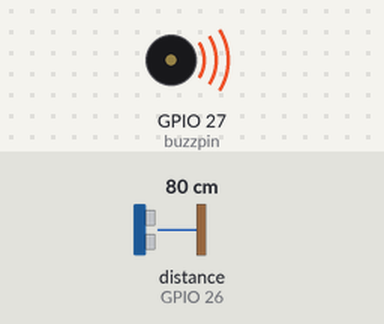
The sketch below on a simulated ESP32. Shown: buzzer (waves = sounding). Wiring (inferred from the names in the program): ultrasonic range finder: trigger GPIO 25; echo GPIO 26. The inputs (shaded band) are chosen by the test bench; at power-on: distance to the obstacle (sensor on GPIO 26) 80 cm. The echo pulse lasts 58.3 µs per cm; what the sketch prints to the serial monitor is not drawn.

Above: at 0.2 s.
Timing chart, 0 to 1.7 s (numbered marks = the images above):
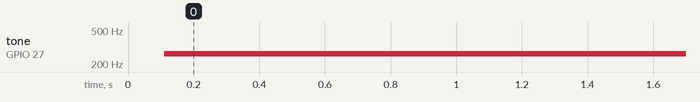

The sketch:

ultrasound_attempt.ino
```cpp
/*
 * created by Rui Santos, https://randomnerdtutorials.com
 *
 * Complete Guide for Ultrasonic Sensor HC-SR04
 *
    Ultrasonic sensor Pins:
        VCC: +5VDC
        Trig : Trigger (INPUT) - Pin11
        Echo: Echo (OUTPUT) - Pin 12
        GND: GND
 */


#include <math.h>
int trigPin = 25;    // Trigger
int echoPin = 26;    // Echo
int buzzpin = 27;
long duration, cm, inches,old_cm,older_cm,avg_cm;
int notes[] = {262,294,330,349,392,440,494,523};
void setup() {
  //Serial Port begin
  Serial.begin(115200);
  //Define inputs and outputs
  pinMode(trigPin, OUTPUT);
  pinMode(echoPin, INPUT);
//  pinMode(buzzpin, OUTPUT);
  ledcSetup(0,2000,8);
  ledcAttachPin(buzzpin,0);
}

void loop() {
  // The sensor is triggered by a HIGH pulse of 10 or more microseconds.
  // Give a short LOW pulse beforehand to ensure a clean HIGH pulse:
  digitalWrite(trigPin, LOW);
  delayMicroseconds(5);
  digitalWrite(trigPin, HIGH);
  delayMicroseconds(10);
  digitalWrite(trigPin, LOW);

  // Read the signal from the sensor: a HIGH pulse whose
  // duration is the time (in microseconds) from the sending
  // of the ping to the reception of its echo off of an object.
  pinMode(echoPin, INPUT);
  duration = pulseIn(echoPin, HIGH);
  Serial.print(duration);
  Serial.println("~~~~~~~~~~~~");
  Serial.println(log(duration));
  // Convert the time into a distance
  older_cm = old_cm;
  old_cm = cm;
  cm = (duration/2) / 29.1;     // Divide by 29.1 or multiply by 0.0343

  avg_cm = ((cm+old_cm+older_cm)/3);
  inches = (duration/2) / 74;   // Divide by 74 or multiply by 0.0135

  if (abs(old_cm - cm) <= 5){
    int index = avg_cm-3;
    if (index <0 | index > 7){
      index = 0;
    }
    ledcWriteTone(0, notes[index]);
    ledcWrite(0,100);
  }


  Serial.print(inches);
  Serial.print("in, ");
  Serial.print(cm);
  Serial.print("cm");
  Serial.println();

  delay(100);
}
```

Measured:
- by itself, tone on GPIO 27 (buzzpin): silent → 262 Hz at 0.11 s
